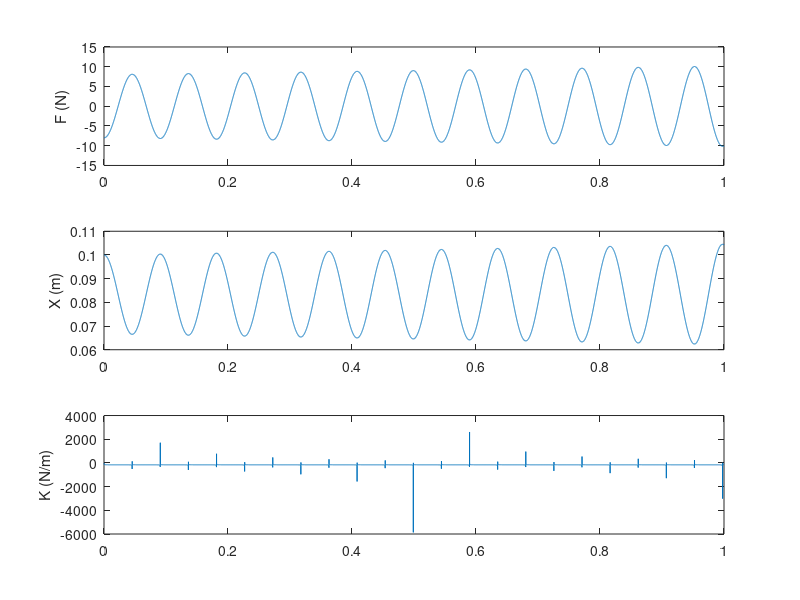

Write the MATLAB code that produced this figure.
% Create a math model that describe ballistic release: 
% System: 
% |                                        |
% |                                        |
% |                                        |
% |---Spring(r)------ Mass -----Spring(s)--|
% |                                        |
% |                                        |
% |                                        |

% position:     x = 0.1m, the position of the Mass
%               xs0 = 0.15m, the origin length of spring(s)
%               xr0 = 0.15m, the origin length of spring(r)
%               xw1 = 0.20m, the right wall position (left wall 0).
% Force:        F, the force exerted in the non-compressible connection. 
% acceleration: a = x``;
% stiffness:    K_r1 = 320N/m
%               K_r2 = 160N/m
%               K_s  = 320N/m
% Mass:         m = 2kg
% Perturbation: at time 0, the K_r1 change to K_r2

% Question:     Describe the force (F) change with time,
%                        the position (x) change with time,
%               how dF/dx correlate with spring stiffness 
% 
clf; clc; clear;
x0 = 0.1;
xs0 = 0.15;
xr0 = 0.15;
xw1 = 0.20;
Kr1 = 320;
Kr2 = 160;
Ks  = 320;
m = 0.1;

F1 = (Kr1*Ks)/(Kr1+Ks)*(xs0+xr0-xw1); % F(t=0-)
F2 = (Kr2*Ks)/(Kr2+Ks)*(xs0+xr0-xw1); % F(t=+inf)

dt = 1e-4;
t = 0;
x = x0;
v = 0;
X = [];
F = [];
Fr= [];
T = [];

i = 1;
t_stt = 0;
nsteps = 1/dt;
for i = 1:nsteps
%     time(i+1) = t+t_step;
%     F_r(i+1) = Kr2*(xr0-x(i)); 
%     F_s(i+1) = Ks*(xw1-xs0-(x(i))); %?
%     F(i+1)   = F_r(i)-F_s(i);
%     a(i+1)   = F(i)/m;
%     v(i+1)   = v(i)+a(i);
%     x(i+1)   = x(i)+v(i)*t_step;
%     i = i+1;
    % calc next position using current speed
    dx = v * dt;
    x_next = x + dx;
    x = min(max(x, 0), xw1);
    
    % calc current forces
    d1 = xr0 - x;            % dx of spring 1
    f1 = Kr2*d1;
    
    d2 = xw1 - xs0 - x;     % dx of spring 2
    f2 = Ks*d2;
    
    f = f1 + f2;
    acc = f / m;
    
    % calc next speed
    dv = acc * dt;
    v_next = v + dv;
    
    % for next time stamp
    x = x_next;
    v = v_next;
    
    X = [X x];
    F = [F f];
    Fr= [Fr f1];
    T = [T i*dt];
    
end
estK = diff(Fr) ./ diff(X);

figure;
subplot(3, 1, 1); plot(T, F); ylabel('F (N)'); hold on;
subplot(3, 1, 2); plot(T, X); ylabel('X (m)'); hold on;
subplot(3, 1, 3); plot(T(2:end), estK); ylabel('K (N/m)'); hold on;
